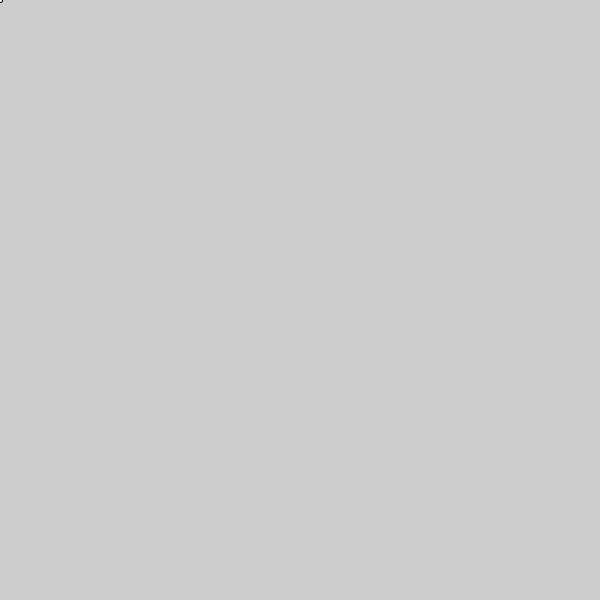
Frame 1 (no input)
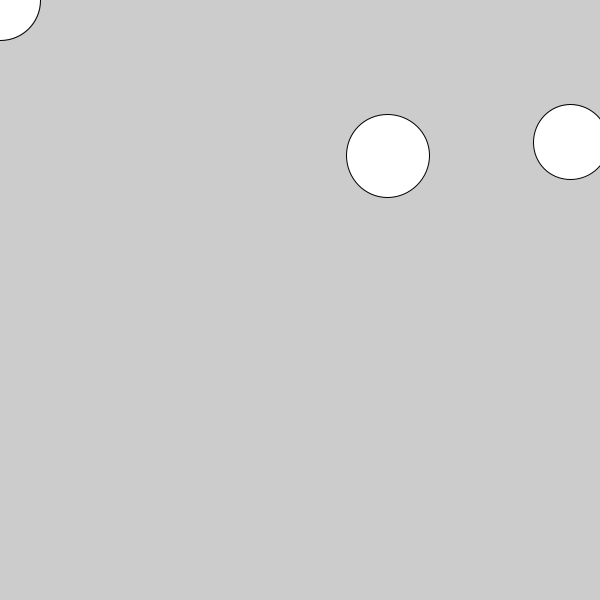
Frame 60 (the mouse pressed at the canvas centre just before this capture)
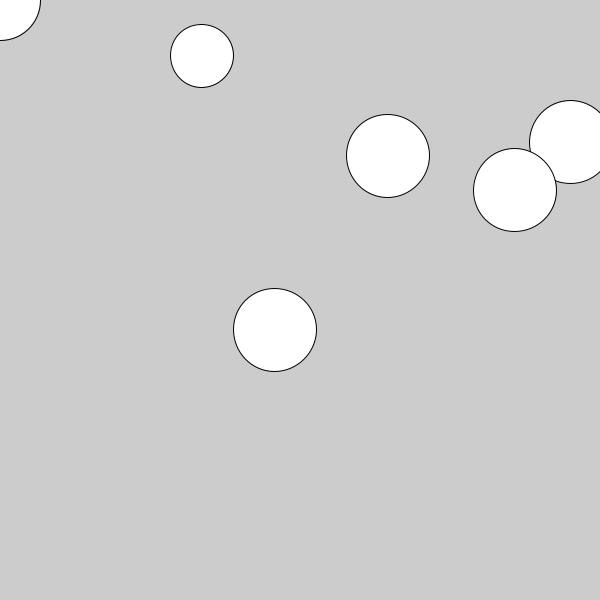
Frame 120 (the mouse held since frame 60 and released just before this capture)

The Processing sketch that drew these frames (run headless with seeded random() and noise(); from frame 60 on, the mouse is pressed at the canvas centre):

// Processing sketch: processing_118350
// ── processing_118350.pde

Circle myCircle;

void setup() {

  size(600, 600);

  myCircle = new Circle();

}

void draw() {

 if (myCircle.r < 80) {

    myCircle.grow();

    myCircle.display();

 }

 else {

    myCircle.reset();

 } 

}

class Circle {
  color c;
  float xpos;
  float ypos;
  int r;
  
  Circle () {
  }
  
  void display(){
    fill(255);
   
    ellipse(xpos,ypos,r,r);
  }
  
  void grow() {
    r = r+4;
  }
  
  void reset(){
    //keeps xpos and ypos the same until they reset at r > 80
     xpos = random(0,width);
    ypos = random(0,height);
    r = 3; 
}
}
